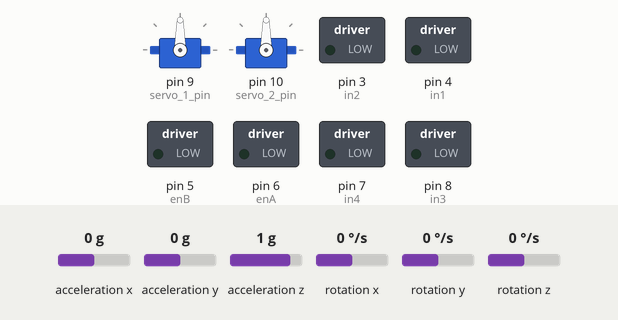
This sketch was run on a simulated Arduino Uno, built with avr-gcc and run on an emulated ATmega328P. Parts: 2 × servo, switched loads named in the sketch (green lamp = pin HIGH). Wiring (inferred from the names in the program): MPU-6050 motion sensor at I2C address 0x68. The inputs (shaded band) are chosen by the test bench; at power-on: rotation x 0 °/s, acceleration z 1 g, acceleration x 0 g, acceleration y 0 g, rotation y 0 °/s, rotation z 0 °/s. What the sketch prints to the serial monitor is not drawn.

Above: at 10.7 s.
10.8 s: rotation x set to -192 °/s
13.8 s: acceleration z set to 0 g
Timing chart, 0 to 16.8 s (numbered marks = the images above; inputs shaded):
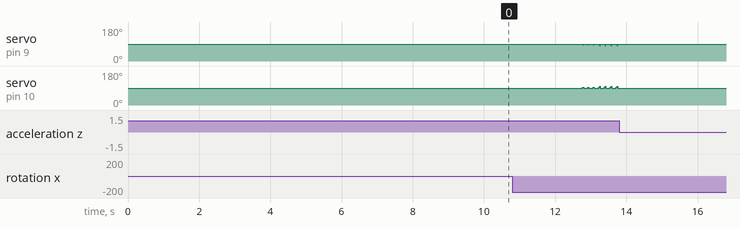

The sketch:

mpu_test.ino
```cpp
#include <Servo.h>
#include <Wire.h>

Servo servo_1;
Servo servo_2;

// mpu6050 accelerometer gyroscope
int gyro_x, gyro_y, gyro_z;
long acc_x, acc_y, acc_z, acc_total_vector;
int temperature;
long gyro_x_cal, gyro_y_cal, gyro_z_cal;
//long loop_timer;
//int lcd_loop_counter;
float angle_pitch, angle_roll;
int angle_pitch_buffer, angle_roll_buffer;
boolean set_gyro_angles;
float angle_roll_acc, angle_pitch_acc;
float angle_pitch_output, angle_roll_output;
  int pitch_angle,roll_angle;

//mg996r servo motor initalizations
int servo_position=90;
int servo_1_pin=9;
int servo_2_pin=10;
int mapped_position;
int d=2;
int var;

//l298n motor driver initializations
int enA = 6;
int in1 = 4;
int in2 = 3;
int enB = 5;
int in3 = 8;
int in4 = 7;
int mapped_value;

//nrf24l01 variables initializations
//motor speed and direction
int JoystickLeft_var=00;               //these variables vary from -1023 to 1023
//servo angle
int JoystickRight_var=0;

void setup()
{
  Wire.begin();
  Serial.begin(115200);

  //mg996r setup
  servo_1.attach(servo_1_pin);
  servo_2.attach(servo_2_pin);

  // l298 setup
  pinMode(enA, OUTPUT);
  pinMode(enB, OUTPUT);
  pinMode(in1, OUTPUT);
  pinMode(in2, OUTPUT);
  pinMode(in3, OUTPUT);
  pinMode(in4, OUTPUT);
//  Serial.println("call initialize");
//  initialize();
//  Serial.println("call mpu setup register");
  setup_mpu_6050_registers();
  for(int cal_int =0; cal_int<2000;cal_int++)
  {
    read_mpu_6050_data();                                              //Read the raw acc and gyro data from the MPU-6050
    gyro_x_cal += gyro_x;                                              //Add the gyro x-axis offset to the gyro_x_cal variable
    gyro_y_cal += gyro_y;                                              //Add the gyro y-axis offset to the gyro_y_cal variable
    gyro_z_cal += gyro_z;                                              //Add the gyro z-axis offset to the gyro_z_cal variable
    delay(3);
  }
  gyro_x_cal /= 2000;                                                  //Divide the gyro_x_cal variable by 2000 to get the avarage offset
  gyro_y_cal /= 2000;                                                  //Divide the gyro_y_cal variable by 2000 to get the avarage offset
  gyro_z_cal /= 2000;                                                  //Divide the gyro_z_cal variable by 2000 to get the avarage offset
// loop_timer=micros();
//  Serial.println("end setup");
// initialize();
}

void motion_front(int Left_var)
{
  // enabling pins
  digitalWrite(in1, LOW);
  digitalWrite(in2, HIGH);
  digitalWrite(in3, LOW);
  digitalWrite(in4, HIGH);
  mapped_value=map(Left_var,0,1023,0,255);                  // changing values from (0,1023) to (0,255)
  //setting the speed of motors based on mapped values as motor max input is 255
  analogWrite(enA, mapped_value);
  analogWrite(enB, mapped_value);
  delay(20);

}

void motion_back(int Left_var)
{
    // enabling pins but in opposite direction
  digitalWrite(in1, HIGH);
  digitalWrite(in2, LOW);
  digitalWrite(in3, HIGH);
  digitalWrite(in4, LOW);
  mapped_value=map(Left_var,0,-1023,0,255);                      //changing values from (0,1023) to (0,255)
  analogWrite(enA, mapped_value);
  analogWrite(enB, mapped_value);
  delay(20);
}

void motor_motion_stop()
{
  // now turn off motors
 digitalWrite(in1, LOW);
 digitalWrite(in2, LOW);
 digitalWrite(in3, LOW);
 digitalWrite(in4, LOW);
}

void motion_right(int Right_var)
{
  mapped_position=map(Right_var,0,1024,90,180);
  servo_1.write(mapped_position);
  servo_2.write(180-mapped_position);
}

void motion_left(int Right_var)
{
  mapped_position=map(Right_var,0,-1023,90,0);
  servo_1.write(mapped_position);
  servo_2.write(180-mapped_position);
}

void servo_motion_stop()
{
    servo_1.write(servo_position);
    servo_2.write(servo_position);
//    Serial.println("90 90 90");

}

void initialize()
{
  for(var=-1023;var<1023;var+=2)
{
    if(var>3)
    {
      motion_right(var);
      delay(d);
    }
    else if(var<-3)
    {
      motion_left(var);
      delay(d);
    }
    else
    {
      servo_motion_stop();
      delay(d);
    }
//    int a=servo_1.read();
//    Serial.println(a);

}
for(var=1023;var>-1023;var-=2)
{
    if(var>3)
    {
      motion_right(var);
      delay(d);
    }
    else if(var<-3)
    {
      motion_left(var);
      delay(d);
    }
    else
    {
      servo_motion_stop();
      delay(d);
    }
//    int a=servo_1.read();
//    Serial.println(a);

}

for(var=-1023;var<0;var+=2)
{
    if(var>3)
    {
      motion_right(var);
      delay(d);
    }
    else if(var<-3)
    {
      motion_left(var);
      delay(d);
    }
    else
    {
      servo_motion_stop();
      delay(d);
    }
//    int a=servo_1.read();
//    Serial.println(a);

}
}

void servo_write(int t)
{
  servo_1.write(t);
  servo_2.write(180-t);
  delay(5);
}

void servo_motion( int angle)
{
  int curr,temp;
  curr=servo_1.read();
  if (curr<angle)
  {
    for(temp=servo_1.read();temp<angle;temp++)
      servo_write(temp);
  }
  if (curr>angle)
  {
    for(temp=servo_1.read();temp>angle;temp--)
      servo_write(temp);
  }
}

void servo_motion_right(int JoystickRight)
{
  int desti=map(JoystickRight,0,1023,90,180);
  servo_motion(desti);
}

void servo_motion_left( int JoystickRight)
{
  int desti=map(JoystickRight,0,-1023,90,0);
  servo_motion(desti);
}

void read_mpu_6050_data()
{                                             //Subroutine for reading the raw gyro and accelerometer data
//  Serial.println("start read data");
  Wire.beginTransmission(0x68);                                        //Start communicating with the MPU-6050
  Wire.write(0x3B);                                                    //Send the requested starting register
  Wire.endTransmission();                                              //End the transmission
  Wire.requestFrom(0x68,14);                                           //Request 14 bytes from the MPU-6050
  while(Wire.available() < 14);                                        //Wait until all the bytes are received
  acc_x = Wire.read()<<8|Wire.read();                                  //Add the low and high byte to the acc_x variable
  acc_y = Wire.read()<<8|Wire.read();                                  //Add the low and high byte to the acc_y variable
  acc_z = Wire.read()<<8|Wire.read();                                  //Add the low and high byte to the acc_z variable
  temperature = Wire.read()<<8|Wire.read();                            //Add the low and high byte to the temperature variable
  gyro_x = Wire.read()<<8|Wire.read();                                 //Add the low and high byte to the gyro_x variable
  gyro_y = Wire.read()<<8|Wire.read();                                 //Add the low and high byte to the gyro_y variable
  gyro_z = Wire.read()<<8|Wire.read();                                 //Add the low and high byte to the gyro_z variable
//  Serial.println("end read data");
}

void setup_mpu_6050_registers()
{
//  Serial.println("start setup registers");
  //Activate the MPU-6050
  Wire.beginTransmission(0x68);                                        //Start communicating with the MPU-6050
  Wire.write(0x6B);                                                    //Send the requested starting register
  Wire.write(0x00);                                                    //Set the requested starting register
  Wire.endTransmission();                                              //End the transmission
  //Configure the accelerometer (+/-8g)
  Wire.beginTransmission(0x68);                                        //Start communicating with the MPU-6050
  Wire.write(0x1C);                                                    //Send the requested starting register
  Wire.write(0x10);                                                    //Set the requested starting register
  Wire.endTransmission();                                              //End the transmission
  //Configure the gyro (500dps full scale)
  Wire.beginTransmission(0x68);                                        //Start communicating with the MPU-6050
  Wire.write(0x1B);                                                    //Send the requested starting register
  Wire.write(0x08);                                                    //Set the requested starting register
  Wire.endTransmission();                                              //End the transmission
//  Serial.println("end setup registers");
}

void balance()
{
//  Serial.println("--------balance start---------");

  read_mpu_6050_data();                                                //Read the raw acc and gyro data from the MPU-6050

  gyro_x -= gyro_x_cal;                                                //Subtract the offset calibration value from the raw gyro_x value
  gyro_y -= gyro_y_cal;                                                //Subtract the offset calibration value from the raw gyro_y value
  gyro_z -= gyro_z_cal;                                                //Subtract the offset calibration value from the raw gyro_z value

  //Gyro angle calculations
  //0.0000611 = 1 / (250Hz / 65.5)
  angle_pitch += gyro_x * 0.0000611;                                   //Calculate the traveled pitch angle and add this to the angle_pitch variable
  angle_roll += gyro_y * 0.0000611;                                    //Calculate the traveled roll angle and add this to the angle_roll variable

  //0.000001066 = 0.0000611 * (3.142(PI) / 180degr) The Arduino sin function is in radians
  angle_pitch += angle_roll * sin(gyro_z * 0.000001066);               //If the IMU has yawed transfer the roll angle to the pitch angel
  angle_roll -= angle_pitch * sin(gyro_z * 0.000001066);               //If the IMU has yawed transfer the pitch angle to the roll angel

  //Accelerometer angle calculations
  acc_total_vector = sqrt((acc_x*acc_x)+(acc_y*acc_y)+(acc_z*acc_z));  //Calculate the total accelerometer vector
  //57.296 = 1 / (3.142 / 180) The Arduino asin function is in radians
  angle_pitch_acc = asin((float)acc_y/acc_total_vector)* 57.296;       //Calculate the pitch angle
  angle_roll_acc = asin((float)acc_x/acc_total_vector)* -57.296;       //Calculate the roll angle

  //Place the MPU-6050 spirit level and note the values in the following two lines for calibration
  angle_pitch_acc -= 0.0;                                              //Accelerometer calibration value for pitch
  angle_roll_acc -= 0.0;                                               //Accelerometer calibration value for roll

  if(set_gyro_angles){                                                 //If the IMU is already started
    angle_pitch = angle_pitch * 0.9996 + angle_pitch_acc * 0.0004;     //Correct the drift of the gyro pitch angle with the accelerometer pitch angle
    angle_roll = angle_roll * 0.9996 + angle_roll_acc * 0.0004;        //Correct the drift of the gyro roll angle with the accelerometer roll angle
  }
  else{                                                                //At first start
    angle_pitch = angle_pitch_acc;                                     //Set the gyro pitch angle equal to the accelerometer pitch angle
    angle_roll = angle_roll_acc;                                       //Set the gyro roll angle equal to the accelerometer roll angle
    set_gyro_angles = true;                                            //Set the IMU started flag
  }

  //To dampen the pitch and roll angles a complementary filter is used
  angle_pitch_output = angle_pitch_output * 0.9 + angle_pitch * 0.1;   //Take 90% of the output pitch value and add 10% of the raw pitch value
  angle_roll_output = angle_roll_output * 0.9 + angle_roll * 0.1;      //Take 90% of the output roll value and add 10% of the raw roll value
  pitch_angle=round(angle_pitch_output);
  roll_angle=round(angle_roll_output);
  Serial.print(angle_pitch_output);
  Serial.print("   /////    " );
  Serial.println(angle_roll_output);
//  while(micros() - loop_timer < 4000);                                 //Wait until the loop_timer reaches 4000us (250Hz) before starting the next loop
//  loop_timer = micros();                                               //Reset the loop timer

//  while(angle_roll_output>3 && angle_roll_output<-3)
//  {
//    if(angle_roll_output>3)
//      motion_back(300);
//    else if (angle_roll_outpu<-3)
//      motion_front(300);
//  }
//  motor_motion_stop();

//  while(pitch_angle>8 && pitch_angle<-8)
//  {
    if(pitch_angle>8)
    {
      int val=map(pitch_angle,0,90,90,180);
      servo_motion(val);
    }
    else if(pitch_angle<-8)
    {
      int val=map(pitch_angle,0,-90,90,0);
      servo_motion(val);
    }
    else
    {
      servo_motion_stop();
    }
//  }
//  Serial.println("------balance end-----------");

}

void loop()
{
//  Serial.println("-----------------loop being---------------");
//
//    int a=servo_1.read();
//    Serial.println(a);
    if(JoystickRight_var>3)
      servo_motion_right(JoystickRight_var);
    else if(JoystickRight_var<-3)
      servo_motion_left(JoystickRight_var);
    else
    {
      servo_motion_stop();
      delay(100);
    }

    if(JoystickLeft_var>3)
      motion_front(JoystickLeft_var);
    else if(JoystickLeft_var<-3)
      motion_back(JoystickLeft_var);
    else
      motor_motion_stop();

    if(JoystickRight_var<3 && JoystickRight_var>-3)
      if(JoystickLeft_var<3 && JoystickLeft_var>-3)
       {
//        Serial.println("call balance");
        balance();
       }
//Serial.println("-----------------loop end-------------------");
}
```

Measured:
- after the input at 13.8 s, servo on pin 9 (servo_1_pin), servo on pin 10 (servo_2_pin): stops changing and stays 90°
